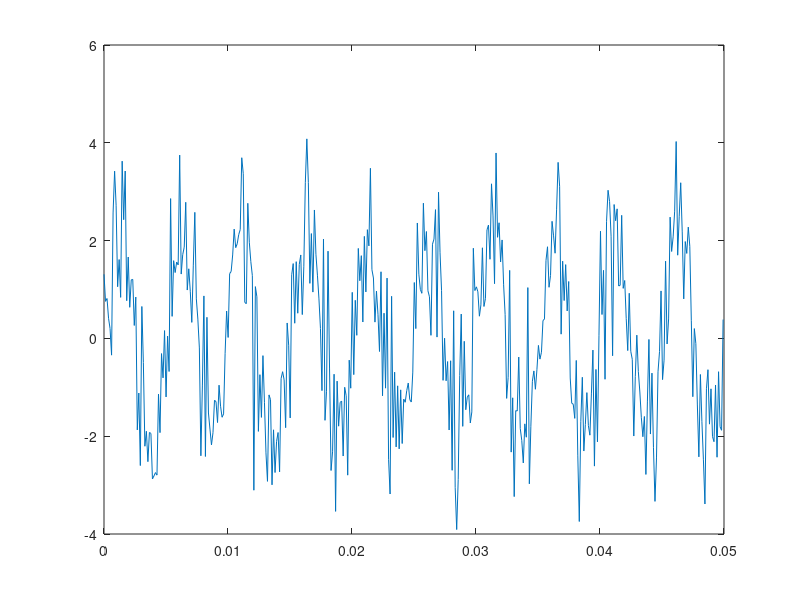
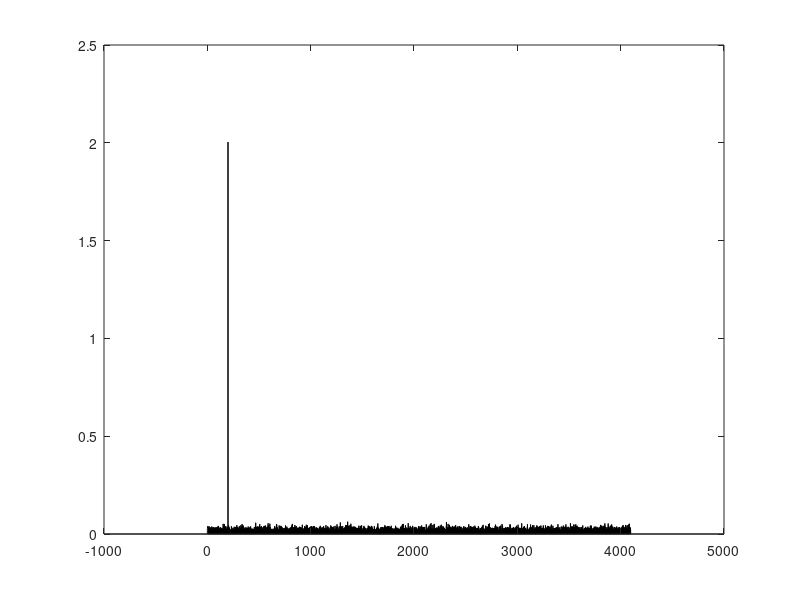
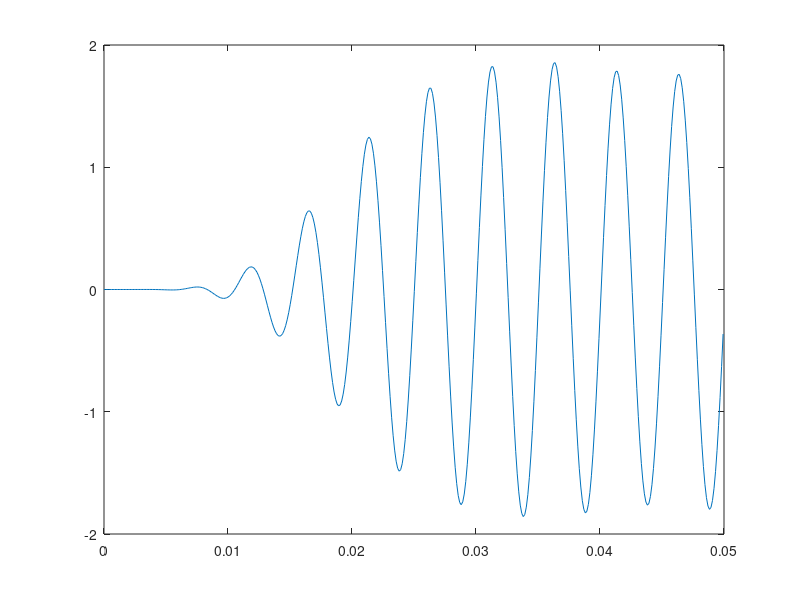

Write the MATLAB code that produced these figures, in order.
clear variables;
clc;
close all;

fs=8192;
L=8192;
t=(0:L-1)/fs;

y=2*sin(2*pi*200*t) + randn(size(t));

figure;
plot(t(t<=0.05), y(t<=0.05));

n=2^nextpow2(L);
s=fft(y,n)/L;
f=fs/2*linspace(0,1,n/2+1);

figure;
bar(f,2*abs(s(1:n/2+1)));

[l1,m1]=butter(12,2*180/fs,'high');
[l2,m2]=butter(12,2*220/fs,'low');

y1=filter(l1,m1,y);
y2=filter(l2,m2,y1);

figure;
plot(t(t<=0.05), y2(t<=0.05));
